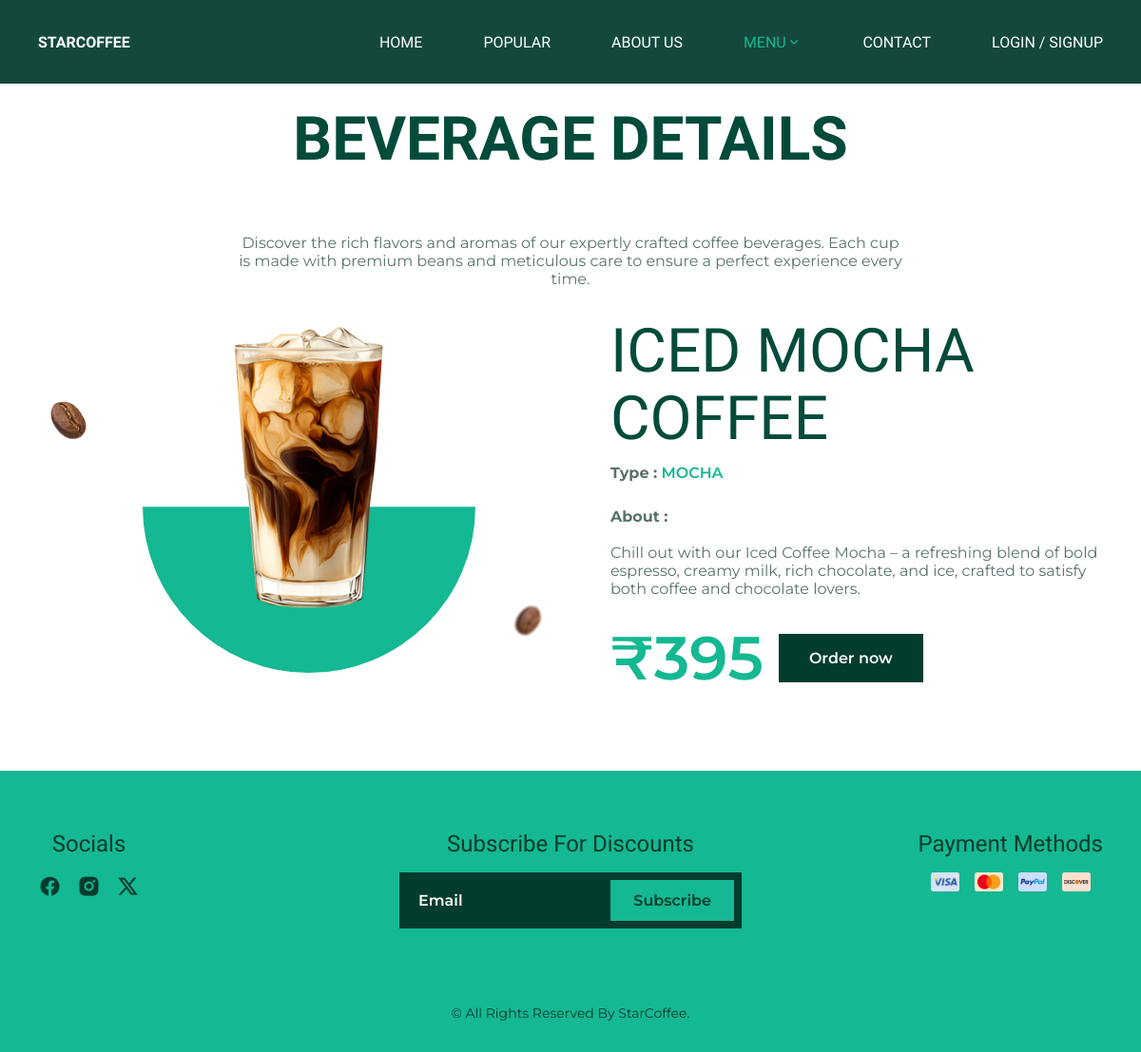
The page /single-product.php?id=7 on the database its author committed.
### tables this page shows
CREATE TABLE `products` (
  `p_id` int(4) NOT NULL,
  `p_category` varchar(50) DEFAULT NULL,
  `p_name` varchar(255) DEFAULT NULL,
  `p_price` bigint(100) DEFAULT NULL,
  `p_image` longtext DEFAULT NULL,
  `p_short_description` longtext DEFAULT NULL,
  `p_time` varchar(100) DEFAULT NULL,
  `p_status` int(1) DEFAULT 1
);

CREATE TABLE `category` (
  `category_id` int(4) NOT NULL,
  `category_name` varchar(100) DEFAULT NULL,
  `category_image` longtext DEFAULT NULL,
  `category_time` varchar(100) NOT NULL,
  `category_status` int(1) NOT NULL DEFAULT 1,
  `category_description` text DEFAULT NULL
);

### single-product.php (the view, shortened to what this page needs)
<?php
include 'db.php';
$product = null;
$product_id = isset($_GET['id']) ? intval($_GET['id']) : 0;
if ($product_id > 0) {
  $stmt = $conn->prepare(
    "SELECT p.p_id, p.p_name, p.p_price, p.p_image, p.p_short_description, p.p_status, c.category_name, c.category_status FROM products p INNER JOIN category c ON c.category_id = p.p_category WHERE p.p_id = ?"
  );
  $stmt->bind_param("i", $product_id);
  $stmt->execute();
  $result = $stmt->get_result();
  $product = $result->fetch_assoc();
}
include('inc/header.php');
?>
<section class="popular section">
  <h2 class="section__title">BEVERAGE DETAILS</h2>
  <p class="section__description" style="text-align: center; max-width: 700px; margin: auto;">
    Discover the rich flavors and aromas of our expertly crafted coffee beverages. Each cup is made with premium beans
    and meticulous care to ensure a perfect experience every time.
  </p>
  <div class="single container ">
    <?php if ($product): ?>
      <?php if (intval($product['p_status']) === 1 && isset($product['category_status']) && intval($product['category_status']) === 1): ?>
        <div class="single__grid">
          <div class="single__media">
            <div class="single__shape"></div>
            <img src="assets/img/bean-img.png" alt="coffee bean" class="popular__bean-1">
            <img src="assets/img/bean-img.png" alt="coffee bean" class="popular__bean-2">
            <img src="product-images/<?php echo htmlspecialchars($product['p_image']); ?>"
              alt="<?php echo htmlspecialchars($product['p_name']); ?>" class="single__image">
          </div>
          <div class="single__content">
            <h1 class="single__title"><?php echo strtoupper(htmlspecialchars($product['p_name'])); ?></h1>
            <p class="single__category"><strong>Type :</strong>
              <span><?php echo strtoupper(htmlspecialchars($product['category_name'])); ?></span>
            </p><br>
            <p class="single__description"><strong>About :</strong>
              <br><br><?php echo htmlspecialchars($product['p_short_description'] ?? ''); ?>
            </p>
            <div class="single__footer">
              <span class="single__price">₹<?php echo htmlspecialchars($product['p_price']); ?></span>
              <a href="cart.php?id=<?php echo intval($product['p_id']); ?>" class="button button-dark">Order now</a>
            </div>
          </div>
        </div>
      <?php else: ?>
        <p style="text-align:center; color: var(--white-color);">Product not found or unavailable.</p>
      <?php endif; ?>
    <?php endif; ?>
</section>
<?php include('inc/footer.php'); ?>

### assets/css/styles.css (style rules this page uses)
:root { --header-height: 3.5rem; --first-color: hsl(166, 80%, 40%); --first-color-alt: hsl(166, 78%, 38%); --title-color: hsl(166, 95%, 15%); --text-color: hsl(166, 12%, 40%); --white-color: hsl(166, 100%, 99%); --dark-color: hsl(166, 95%, 12%); --body-color: hsl(166, 56%, 18%); --body-white-color: hsl(0, 0%, 100%); --body-first-color: hsl(166, 80%, 40%); --body-font: "Montserrat", serif; --second-font: "Saira", serif; --biggest-font-size: 4.5rem; --big-font-size: 2.5rem; --h1-font-size: 1.5rem; --h2-font-size: 1.25rem; --h3-font-size: 1rem; --normal-font-size: .938rem; --small-font-size: .813rem; --font-regular: 400; --font-medium: 500; --font-semi-bold: 600; --z-tooltip: 10; --z-fixed: 100; }
@media screen and (min-width: 1150px) { :root { --biggest-font-size: 9.5rem; --big-font-size: 4rem; --h1-font-size: 2rem; --h2-font-size: 1.5rem; --h3-font-size: 1.25rem; --normal-font-size: 1rem; --small-font-size: .875rem; } }
* { box-sizing: border-box; padding: 0; margin: 0; }
html { scroll-behavior: smooth; }
input, button, body { font-family: var(--body-font); font-size: var(--normal-font-size); }
body { background-color: var(--body-color); color: var(--text-color); }
h1, h2, h3, h4 { font-family: var(--second-font); font-weight: var(--font-medium); line-height: 110%; }
a { text-decoration: none; }
img { display: block; max-width: 100%; height: auto; }
.container { max-width: 1120px; margin-inline: 1.5rem; }
.section { padding-block: 5rem 4rem; }
.section__title { text-align: center; font-size: var(--big-font-size); font-weight: var(--font-semi-bold); margin-bottom: 2.5rem; }
.button { display: inline-flex; justify-content: center; background-color: var(--first-color); color: var(--white-color); padding: 1rem 2rem; font-weight: var(--font-semi-bold); transition: background .4s, box-shadow .4s; }
.button-dark { background-color: var(--dark-color); }
.popular { background-color: var(--body-white-color); }
.popular .section__title { color: var(--title-color); }
.popular__bean-1 { width: 30px; top: 3rem; left: .5rem; transition: transform .5s .1s; }
.popular__bean-2 { width: 20px; right: 2rem; bottom: 2rem; rotate: 75deg; filter: blur(1px); transition: transform .5s .1s; }
.single { margin-top: 2rem; }
.single__grid { display: grid; grid-template-columns: 1.1fr 1fr; gap: 2rem; align-items: center; }
.single__media { position: relative; display: grid; place-items: center; }
.single__shape { width: 350px; height: 350px; background-color: var(--first-color); border-radius: 50%; clip-path: inset(50% 0 0 0); }
.single__media img { position: absolute; }
.single__image { width: min(68%, 360px); max-height: 85%; height: auto; object-fit: contain; left: 50%; transform: translateX(-50%); top: -1rem; rotate: 0deg; }
.single__content { color: var(--text-color); }
.single__title { font-size: var(--big-font-size); margin-bottom: .75rem; color: var(--title-color); }
.single__category { margin-bottom: .5rem; color: var(--text-color); }
.single__category span { color: var(--body-first-color); font-weight: var(--font-semi-bold); }
.single__description { margin-bottom: 1.5rem; max-width: 55ch; color: var(--text-color); }
.single__footer { display: flex; align-items: center; gap: 1rem; }
.single__price { font-size: var(--big-font-size); color: var(--body-first-color); font-weight: var(--font-semi-bold); }
@media screen and (min-width: 1150px) { .container { margin-inline: auto; } }
@media screen and (min-width: 1150px) { .section { padding-block: 7rem 5rem; } }
@media screen and (min-width: 1150px) { .section__title { margin-bottom: 4rem; } }
@media screen and (min-width: 1150px) { .popular__bean-1 { width: 40px; top: 4rem; left: .75rem; } }
@media screen and (min-width: 1150px) { .popular__bean-2 { width: 30px; right: 2.5rem; bottom: 2.5rem; } }
.single__media, .single__media * { pointer-events: none; }

### rows shown on the page
products: p_image (picture), p_name "ICED MOCHA COFFEE", category.category_name "MOCHA", p_short_description "Chill out with our Iced Coffee Mocha – a refreshing blend of bold espresso, creamy milk, rich chocolate, and ice, crafted to satisfy both coffee and chocolate lovers.", p_price "395"
